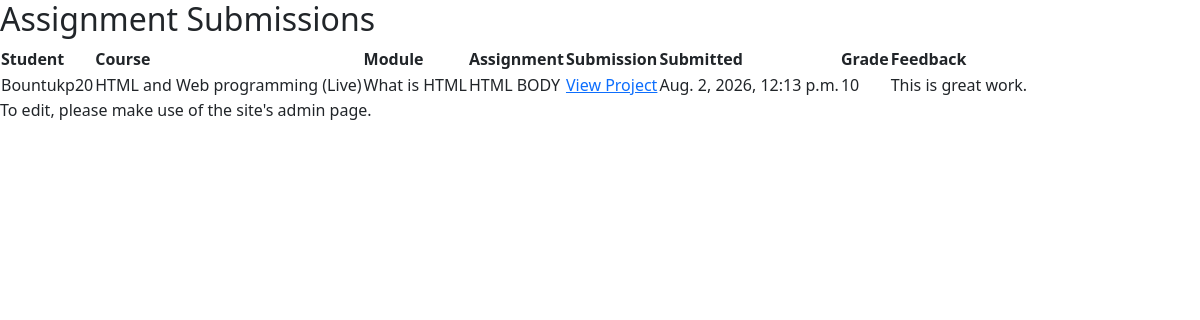
The app's page /assignment-submissions/ (signed in) with its own data.
### assignments/models.py (models this page shows)
class Submission(models.Model):
    assignment = models.ForeignKey(Assignment, on_delete=models.CASCADE)
    student = models.ForeignKey(User, on_delete=models.CASCADE)
    link = models.URLField(blank=True)
    grade = models.CharField(max_length=10, blank=True)
    feedback = models.TextField(blank=True)
    submitted_at = models.DateTimeField(auto_now_add=True)
    class Meta:
        unique_together = ['assignment', 'student']

class Assignment(models.Model):
    module = models.ForeignKey(Module, on_delete=models.CASCADE)
    title = models.CharField(max_length=200)
    description = models.TextField()
    is_live = models.BooleanField(default=False)

### users/models.py (models this page shows, shortened)
class User(AbstractUser):
    student_id = models.CharField(max_length=20, unique=True, blank=True)
    fullname = models.CharField(max_length=50)
    phone = models.CharField(max_length=20)
    country = models.CharField(max_length=100)
    email = models.EmailField(max_length=254, unique=True)
    github_username = models.CharField(
    max_length=100,
    blank=True,
    null=True
    )
    profile_image = models.ImageField(upload_to='profiles/', blank=True)
    is_verified = models.BooleanField(default=False)
    verified_at = models.DateTimeField(
    null=True,
    blank=True
    )

### courses/models.py (models this page shows, shortened)
class Module(models.Model):
    course = models.ForeignKey(Course, on_delete=models.CASCADE, related_name="modules")
    title = models.CharField(max_length=200)
    content = models.TextField()
    order = models.IntegerField()
    class_url = models.URLField(blank=True, null=True)
    class_date = models.DateTimeField(null=True, blank=True)
    class Meta:
        ordering = ["order"]

class Course(models.Model):
    COURSE_TYPE = (
        ("recorded", "Recorded"),
        ("live", "Live"),
    )
    PAYMENT_TYPE = (
        ('transfer', 'transfer'),
        ('mastercard',  'Mastercard')
    )
    title = models.CharField(max_length=200)
    description = models.TextField()
    price = models.DecimalField(max_digits=8, decimal_places=2)
    payment_type = models.CharField(max_length=10, choices=PAYMENT_TYPE, default="transfer")
    course_type = models.CharField(
        max_length=10,
        choices=COURSE_TYPE,
        default="recorded"
    )
    discount_active = models.BooleanField(default=False)
    discount_percentage = models.PositiveIntegerField(
        default=0
    )
    first_200_discount = models.DecimalField(
        max_digits=5,
        decimal_places=2,
        default=0
    )
    discount_expiry = models.DateTimeField(
        null=True,
        blank=True
    )
    enrollment_open = models.DateTimeField(null=True, blank=True)
    created_at = models.DateTimeField(auto_now_add=True)

### codexio_main/views.py (the view)
@staff_member_required
def assignment_submissions(request):
    submissions = (
        Submission.objects
        .select_related(
            "student",
            "assignment",
            "assignment__module",
            "assignment__module__course"
        )
        .order_by("-submitted_at")
    )
    context = {
        "submissions": submissions
    }
    return render(
        request,
        "codexio_main/dashboard/admin_panel/assignment_submissions.html",
        context
    )

### codexio_main/templates/codexio_main/dashboard/admin_panel/assignment_submissions.html
{% extends "base.html" %}
{% block content %}
<div class="admin-container">
<div class="mentor-card">
<h2>Assignment Submissions</h2>
<table class="mentor-table">
<thead>
<tr>
<th>Student</th>
<th>Course</th>
<th>Module</th>
<th>Assignment</th>
<th>Submission</th>
<th>Submitted</th>
<th>Grade</th>
<th>Feedback</th>
</tr>
</thead>
<tbody>
{% for submission in submissions %}
<tr>
<td>{{ submission.student.username }}</td>
<td>{{ submission.assignment.module.course.title }}</td>
<td>{{ submission.assignment.module.title }}</td>
<td>{{ submission.assignment.title }}</td>
<td>
<a href="{{ submission.link }}" target="_blank">
View Project
</a>
</td>
<td>{{ submission.submitted_at }}</td>
<td>{{ submission.grade|default:"Not graded" }}</td>
<td> {{ submission.feedback|default:"-" }}</td>
</tr>
{% empty %}
<tr>
<td colspan="8">
No submissions yet.
</td>
</tr>
{% endfor %}
</tbody>
</table>
</div>
<p>To edit, please make use of the site's admin page.</p>
</div>
{% endblock %}

### records on screen
Submission: student.username "Bountukp20", assignment.module.course "HTML and Web programming (Live)", assignment.module "What is HTML", assignment "HTML BODY", submitted_at "Aug. 2, 2026, 12:13 p.m.", grade "10", feedback "This is great work."
